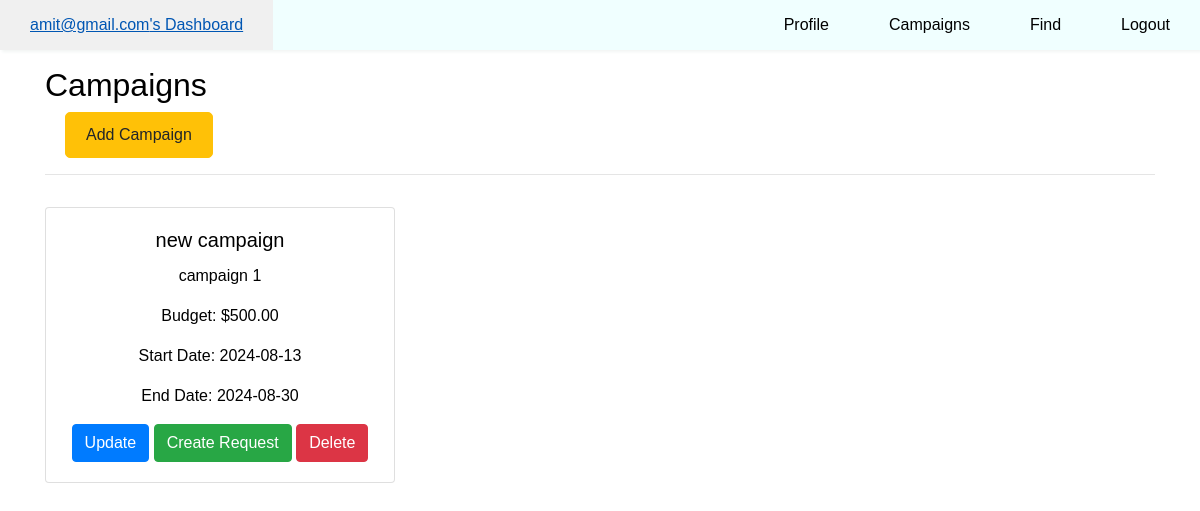
Page /campaigns (signed in) on the committed database.
### model.py (models this page shows)
class User(db.Model):
    id = db.Column(db.Integer, primary_key = True)
    name = db.Column(db.String, unique = False, nullable = True, default=lambda: '')
    email = db.Column(db.String, unique = True, nullable = False)
    password = db.Column(db.String, nullable = False)
    isAdmin = db.Column(db.Boolean, default = False)
    isInfluencer = db.Column(db.Boolean, default = False)
    isSponsor = db.Column(db.Boolean, default = False)
    isBlacklist = db.Column(db.Boolean, default = False)
    influencer = db.relationship('Influencer', back_populates='user', cascade="all, delete-orphan", uselist=False)
    sponsor = db.relationship('Sponsor', back_populates='user', cascade="all, delete-orphan", uselist=False)

class Campaign(db.Model):
    campaign_id = db.Column(db.Integer, primary_key=True)
    sponsor_id = db.Column(db.Integer, db.ForeignKey('sponsor.sponsor_id'), nullable=False)
    title = db.Column(db.String, nullable=False)
    description = db.Column(db.Text, nullable=False)
    budget = db.Column(db.Numeric(10, 2), nullable=False)
    start_date = db.Column(db.Date, nullable=False)
    end_date = db.Column(db.Date, nullable=False)
    status = db.Column(db.String, nullable=False)
    niche = db.Column(db.String, nullable=False)
    isBlacklist = db.Column(db.Boolean, default=False)
    sponsor = db.relationship('Sponsor', back_populates='campaigns')
    requests = db.relationship('Request', back_populates='campaign', cascade="all, delete-orphan")

### app.py (the view, shortened to what this page needs)
@app.route('/campaigns',methods =['GET','POST'])
def campaigns():
    user = getUserInfo()
    if 'id' not in session:
        return redirect(url_for('login'))
    id = session['id']
    user = User.query.filter_by(id=id).first()
    if user is None or not user.isSponsor:
        return redirect(url_for('login'))
    campaigns = Campaign.query.filter_by(sponsor_id=user.id).all()
    return render_template('campaigns.html', nav_type=user, campaigns = campaigns)

### helper.py (called while the page is built)
def getUserInfo():
    if 'id' in session:
        current_user = User.query.filter_by(id = session['id']).first()
        if current_user:
            usr_id = current_user.id
            email = current_user.email
            isAdmin = current_user.isAdmin
            isInfluencer = current_user.isInfluencer
            isSponsor = current_user.isSponsor
            isBlacklist = current_user.isBlacklist
            return {'usr_id':usr_id, 'email':email, 'isAdmin':isAdmin, 'isInfluencer':isInfluencer, 'isSponsor':isSponsor,'isBlacklist':isBlacklist}
        else:
            return None

### templates/campaigns.html (shortened to what this page needs)
{% extends './layouts/layout.html' %}
{% block body %}
    {% include './components/navbar.html' %}
    {% include './components/sponsor/campaigns.html' %}
{% endblock %}

### templates/components/navbar.html (shortened to what this page needs)
<nav>
    <ul>
        {% if nav_type.isSponsor == 1 %}
        <li><a href="{{ url_for('index') }}">{{ nav_type.email }}'s Dashboard</a></li>
        <li><a href="{{ url_for('profile') }}">Profile</a></li>
        <li><a href="{{ url_for('campaigns') }}">Campaigns</a></li>
        <li><a href="{{ url_for('findInfluencer') }}">Find</a></li>
        <li><a href="{{ url_for('logout') }}">Logout</a></li>
        {% endif %}
    </ul>
</nav>

### templates/components/sponsor/campaigns.html (shortened to what this page needs)
<div class="container lg-4">
    <div class="row mb-3 d-flex align-items-center">
        <div class="col-md-12 ">
            <h2>Campaigns</h2>
            <a href="{{ url_for('createCampaign') }}" >
                <button class="btn btn-warning" style="font-size: 16px; padding: 10px 20px; border-radius: 5px; margin-left: 20px;">Add Campaign</button>
            </a>
            <hr>
        </div>
    </div>
    <div class="row">
        {% for campaign in campaigns %}
        <div class="col-md-4 mb-4">
            <div class="card">
                <div class="card-body text-center">
                    <h5 class="card-title">{{ campaign.title }}</h5>
                    <p>{{ campaign.description }}</p>
                    <p>Budget: ${{ campaign.budget }}</p>
                    <p>Start Date: {{ campaign.start_date }}</p>
                    <p>End Date: {{ campaign.end_date }}</p>
                    <a href="{{ url_for('campaignManagement', campaign_id=campaign.campaign_id) }}">
                        <button class="btn btn-primary">Update</button>
                    </a>
                    <a href="{{ url_for('createRequest', campaign_id=campaign.campaign_id) }}">
                        <button class="btn btn-success">Create Request</button>
                    </a>
                    <form method="POST" action="{{ url_for('sponsorDeleteCampaign', campaign_id=campaign.campaign_id) }}" onsubmit="return confirm('Are you sure you want to delete this campaign?');" style="display:inline;">
                        <button type="submit" class="btn btn-danger">Delete</button>
                    </form>
                </div>
            </div>
        </div>
        {% endfor %}
    </div>
</div>

### static/style.css (style rules this page uses)
* { margin:0; padding:0; }
body { padding: 0; margin: 0; font-family: 'Franklin Gothic Medium', 'Arial Narrow', Arial, sans-serif; color: #000; min-height: 100vh; }
nav { background-color: azure; box-shadow: 2px 2px 3px rgb(242,245,244); }
nav ul { width: 100%; list-style: none; display: flex; justify-content: flex-end; align-items: center; }
nav li { height: 50px; }
nav a { height: 100%; padding: 0 30px; text-decoration: none; display: flex; align-items: center; color: black; }
nav li:first-child { margin-right: auto; }
form { display: flex; justify-content: center; align-items: center; min-height: 75vh; font-family: 'Franklin Gothic Medium', 'Arial Narrow', Arial, sans-serif; width: 100%; }

### rows in the picture
User: email "amit@gmail.com"
Campaign: title "new campaign", description "campaign 1", budget "500.00", start_date "2024-08-13", end_date "2024-08-30"
